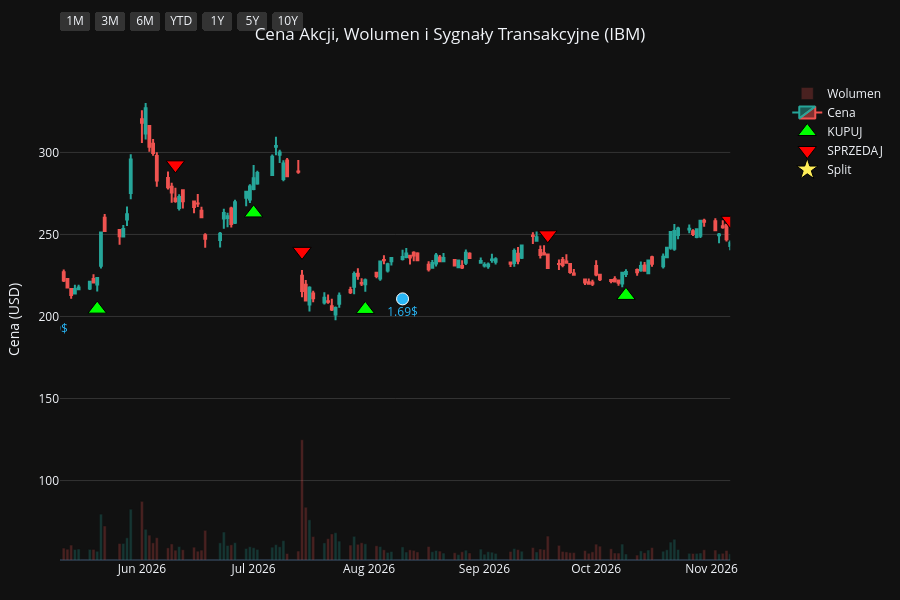
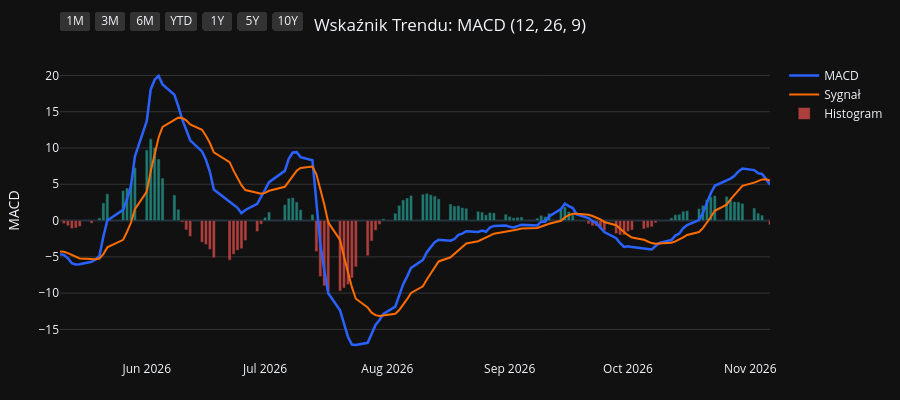
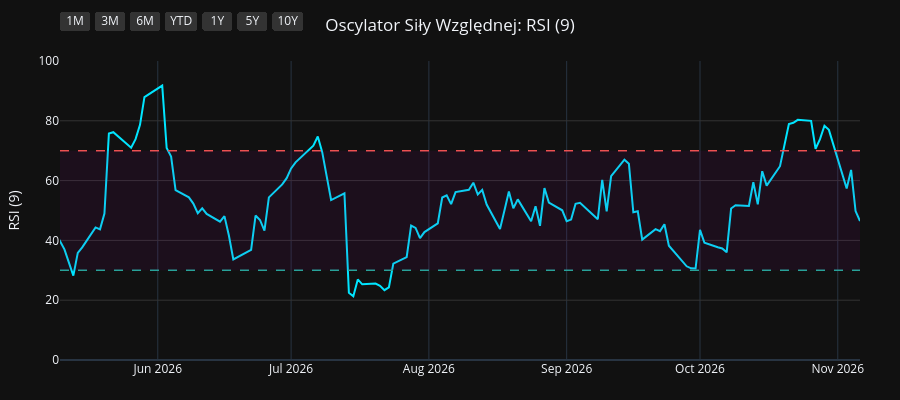
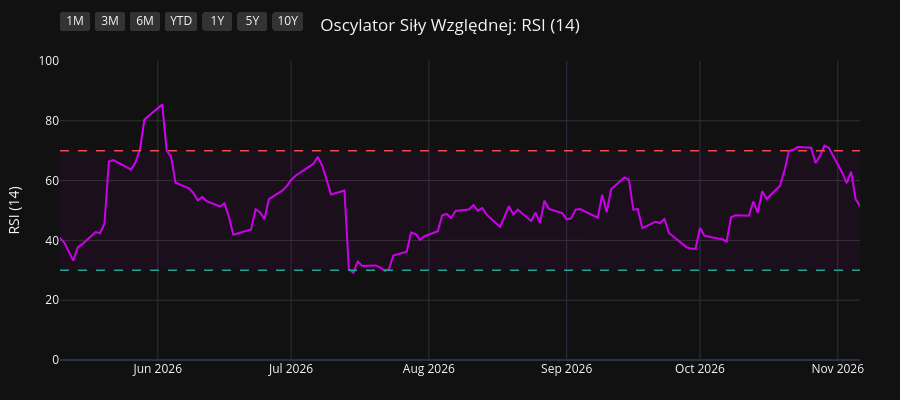

Here is the notebook cell these charts were saved with, in order:
### Code cell
import os
import yfinance as yf
import pandas as pd
import pandas_ta as ta
import plotly.graph_objects as go
from plotly.subplots import make_subplots

# 1. Pobranie i przygotowanie danych
symbol = os.environ.get("STOCK_TICKER", "").strip().upper()
if not symbol:
    raise RuntimeError("Set STOCK_TICKER before running price_extractor.ipynb")
df = yf.Ticker(symbol).history(period="10y")
df.index = df.index.tz_localize(None)

# Wskaźniki i sygnały
df.ta.macd(fast=12, slow=26, signal=9, append=True)
df.ta.rsi(length=9, append=True)
df.ta.rsi(length=14, append=True)
df.ta.rsi(length=21, append=True)
df.dropna(inplace=True)

macd = df['MACD_12_26_9']
signal = df['MACDs_12_26_9']
wczorajszy_macd = macd.shift(1)
wczorajszy_signal = signal.shift(1)

df['Decyzja'] = 'BRAK'
df.loc[(macd > signal) & (wczorajszy_macd <= wczorajszy_signal), 'Decyzja'] = 'KUPUJ'
df.loc[(macd < signal) & (wczorajszy_macd >= wczorajszy_signal), 'Decyzja'] = 'SPRZEDAJ'

df_kupuj = df[df['Decyzja'] == 'KUPUJ']
df_sprzedaj = df[df['Decyzja'] == 'SPRZEDAJ']
df_dywidendy = df[df['Dividends'] > 0]
df_splity = df[df['Stock Splits'] > 0]

# Wspólna konfiguracja osi X
konfiguracja_osi_x = dict(
    type="date",
    showspikes=True, spikemode="across", spikesnap="cursor", spikedash="dot", spikecolor="#ffffff", spikethickness=1, hoverformat="%Y-%m-%d",
    rangeselector=dict(
        buttons=list([
            dict(count=1, label="1M", step="month", stepmode="backward"),
            dict(count=3, label="3M", step="month", stepmode="backward"),
            dict(count=6, label="6M", step="month", stepmode="backward"),
            dict(count=1, label="YTD", step="year", stepmode="todate"),
            dict(count=1, label="1Y", step="year", stepmode="backward"),
            dict(count=5, label="5Y", step="year", stepmode="backward"),
            dict(step="all", label="10Y")
        ]),
        bgcolor="#333333", activecolor="#2962ff", x=0, y=1.1
    )
)

# ==========================================
# WYKRES 1: CENA + WOLUMEN + SYGNAŁY
# ==========================================
fig1 = make_subplots(specs=[[{"secondary_y": True}]])

kolory_wolumenu = ['#26a69a' if row['Close'] >= row['Open'] else '#ef5350' for index, row in df.iterrows()]
fig1.add_trace(go.Bar(x=df.index, y=df['Volume'], marker_color=kolory_wolumenu, opacity=0.25, name='Wolumen'), secondary_y=True)
fig1.add_trace(go.Candlestick(x=df.index, open=df['Open'], high=df['High'], low=df['Low'], close=df['Close'], name='Cena', increasing_line_color='#26a69a', decreasing_line_color='#ef5350'), secondary_y=False)
fig1.add_trace(go.Scatter(x=df_kupuj.index, y=df_kupuj['Low'] * 0.95, customdata=df_kupuj[['Low', 'High']], mode='markers', marker=dict(symbol='triangle-up', size=16, color='#00ff00', line=dict(width=1, color='black')), name='KUPUJ', hovertemplate='KUPUJ<br>Najniższa: %{customdata[0]:.2f}<br>Najwyższa: %{customdata[1]:.2f}<extra></extra>'), secondary_y=False)
fig1.add_trace(go.Scatter(x=df_sprzedaj.index, y=df_sprzedaj['High'] * 1.05, customdata=df_sprzedaj[['Low', 'High']], mode='markers', marker=dict(symbol='triangle-down', size=16, color='#ff0000', line=dict(width=1, color='black')), name='SPRZEDAJ', hovertemplate='SPRZEDAJ<br>Najniższa: %{customdata[0]:.2f}<br>Najwyższa: %{customdata[1]:.2f}<extra></extra>'), secondary_y=False)

if not df_dywidendy.empty:
    fig1.add_trace(go.Scatter(x=df_dywidendy.index, y=df_dywidendy['Low'] * 0.90, mode='markers+text', marker=dict(symbol='circle', size=12, color='#29b6f6', line=dict(width=1, color='white')), text=df_dywidendy['Dividends'].apply(lambda x: f"{x}$"), textposition="bottom center", name='Dywidenda', showlegend=False, hovertemplate='Dywidenda: %{text}<extra></extra>', textfont=dict(color="#29b6f6")), secondary_y=False)
if not df_splity.empty:
                    fig1.add_trace(go.Scatter(x=df_splity.index, y=df_splity['High'], mode='markers+text', marker=dict(symbol='star', size=16, color='#ffee58', line=dict(width=1, color='black')), text=df_splity['Stock Splits'].apply(lambda x: f"{x:g}:1" if x >= 1 else f"1:{1 / x:g}"), textposition="top center", name='Split', hovertemplate='%{text}<extra></extra>', textfont=dict(color="#ffee58")), secondary_y=False)

fig1.update_layout(title=dict(text=f"Cena Akcji, Wolumen i Sygnały Transakcyjne ({symbol})", x=0.5, xanchor='center'), dragmode='pan', xaxis_rangeslider_visible=False, template='plotly_dark', height=600, hovermode='x unified', margin=dict(l=60, r=40, t=60, b=40))
fig1.update_xaxes(**konfiguracja_osi_x)
fig1.update_xaxes(range=[df.index.max() - pd.Timedelta(days=180), df.index.max()])
fig1.update_yaxes(title_text="Cena (USD)", secondary_y=False, gridcolor='#333333')
fig1.update_yaxes(range=[0, df['Volume'].max() * 4], showgrid=False, showticklabels=False, secondary_y=True)
fig1.show(config={'scrollZoom': True})

# ==========================================
# WYKRES 2: WSKAŹNIK MACD
# ==========================================
fig2 = go.Figure()
fig2.add_trace(go.Scatter(x=df.index, y=df['MACD_12_26_9'], line=dict(color='#2962ff', width=2.5), name='MACD'))
fig2.add_trace(go.Scatter(x=df.index, y=df['MACDs_12_26_9'], line=dict(color='#ff6d00', width=2), name='Sygnał'))
kolory_macd = ['#26a69a' if val >= 0 else '#ef5350' for val in df['MACDh_12_26_9']]
fig2.add_trace(go.Bar(x=df.index, y=df['MACDh_12_26_9'], marker_color=kolory_macd, name='Histogram', opacity=0.7))
fig2.update_layout(title=dict(text="Wskaźnik Trendu: MACD (12, 26, 9)", x=0.5, xanchor='center'), dragmode='pan', xaxis_rangeslider_visible=False, template='plotly_dark', height=400, hovermode='x unified', margin=dict(l=60, r=40, t=60, b=40))
fig2.update_xaxes(**konfiguracja_osi_x)
fig2.update_xaxes(range=[df.index.max() - pd.Timedelta(days=180), df.index.max()])
fig2.update_yaxes(title_text="MACD", gridcolor='#333333')
fig2.show(config={'scrollZoom': True})

# ==========================================
# WYKRES 3: OSCYLATOR RSI (9)
# ==========================================
fig3 = go.Figure()
fig3.add_trace(go.Scatter(x=df.index, y=df['RSI_9'], line=dict(color='#00e5ff', width=2), name='RSI (9)'))
fig3.add_hline(y=70, line_dash="dash", line_color="#ef5350", line_width=1.5)
fig3.add_hline(y=30, line_dash="dash", line_color="#26a69a", line_width=1.5)
fig3.add_hrect(y0=30, y1=70, line_width=0, fillcolor="purple", opacity=0.1)
fig3.update_layout(title=dict(text="Oscylator Siły Względnej: RSI (9)", x=0.5, xanchor='center'), dragmode='pan', xaxis_rangeslider_visible=False, template='plotly_dark', height=400, hovermode='x unified', margin=dict(l=60, r=40, t=60, b=40))
fig3.update_xaxes(**konfiguracja_osi_x)
fig3.update_xaxes(range=[df.index.max() - pd.Timedelta(days=180), df.index.max()])
fig3.update_yaxes(title_text="RSI (9)", range=[0, 100], gridcolor='#333333')
fig3.show(config={'scrollZoom': True})

# ==========================================
# WYKRES 4: OSCYLATOR RSI (14)
# ==========================================
fig4 = go.Figure()
fig4.add_trace(go.Scatter(x=df.index, y=df['RSI_14'], line=dict(color='#d500f9', width=2), name='RSI (14)'))
fig4.add_hline(y=70, line_dash="dash", line_color="#ef5350", line_width=1.5)
fig4.add_hline(y=30, line_dash="dash", line_color="#26a69a", line_width=1.5)
fig4.add_hrect(y0=30, y1=70, line_width=0, fillcolor="purple", opacity=0.1)
fig4.update_layout(title=dict(text="Oscylator Siły Względnej: RSI (14)", x=0.5, xanchor='center'), dragmode='pan', xaxis_rangeslider_visible=False, template='plotly_dark', height=400, hovermode='x unified', margin=dict(l=60, r=40, t=60, b=40))
fig4.update_xaxes(**konfiguracja_osi_x)
fig4.update_xaxes(range=[df.index.max() - pd.Timedelta(days=180), df.index.max()])
fig4.update_yaxes(title_text="RSI (14)", range=[0, 100], gridcolor='#333333')
fig4.show(config={'scrollZoom': True})

# ==========================================
# WYKRES 5: OSCYLATOR RSI (21)
# ==========================================
fig5 = go.Figure()
fig5.add_trace(go.Scatter(x=df.index, y=df['RSI_21'], line=dict(color='#64dd17', width=2), name='RSI (21)'))
fig5.add_hline(y=70, line_dash="dash", line_color="#ef5350", line_width=1.5)
fig5.add_hline(y=30, line_dash="dash", line_color="#26a69a", line_width=1.5)
fig5.add_hrect(y0=30, y1=70, line_width=0, fillcolor="purple", opacity=0.1)
fig5.update_layout(title=dict(text="Oscylator Siły Względnej: RSI (21)", x=0.5, xanchor='center'), dragmode='pan', xaxis_rangeslider_visible=False, template='plotly_dark', height=400, hovermode='x unified', margin=dict(l=60, r=40, t=60, b=40))
fig5.update_xaxes(**konfiguracja_osi_x)
fig5.update_xaxes(range=[df.index.max() - pd.Timedelta(days=180), df.index.max()])
fig5.update_yaxes(title_text="RSI (21)", range=[0, 100], gridcolor='#333333')
fig5.show(config={'scrollZoom': True})

### Figure 1 — Plotly figure (JSON) as saved in the notebook; plotly's stock layout.template omitted (floating-point values rounded to 4 significant figures; data arrays with more than 128 entries replaced by an {"elided": "..."} marker saying what was removed)
{"data": [{"marker": {"color": {"elided": "2481 str values"}}, "name": "Wolumen", "opacity": 0.25, "type": "bar", "x": {"elided": "2481 str values"}, "xaxis": "x", "y": {"elided": "2481 int values"}, "yaxis": "y2"}, {"close": {"elided": "2481 float values"}, "decreasing": {"line": {"color": "#ef5350"}}, "high": {"elided": "2481 float values"}, "increasing": {"line": {"color": "#26a69a"}}, "low": {"elided": "2481 float values"}, "name": "Cena", "open": {"elided": "2481 float values"}, "type": "candlestick", "x": {"elided": "2481 str values"}, "xaxis": "x", "yaxis": "y"}, {"customdata": {"elided": "86x2 float values"}, "hovertemplate": "KUPUJ<br>Najniższa: %{customdata[0]:.2f}<br>Najwyższa: %{customdata[1]:.2f}<extra></extra>", "marker": {"color": "#00ff00", "line": {"color": "black", "width": 1}, "size": 16, "symbol": "triangle-up"}, "mode": "markers", "name": "KUPUJ", "type": "scatter", "x": ["2017-01-23T00:00:00", "2017-05-16T00:00:00", "2017-07-14T00:00:00", "2017-07-18T00:00:00", "2017-08-14T00:00:00", "2017-10-18T00:00:00", "2017-11-24T00:00:00", "2018-01-03T00:00:00", "2018-01-26T00:00:00", "2018-02-23T00:00:00", "2018-04-10T00:00:00", "2018-05-10T00:00:00", "2018-06-04T00:00:00", "2018-07-06T00:00:00", "2018-08-07T00:00:00", "2018-08-17T00:00:00", "2018-09-13T00:00:00", "2018-11-07T00:00:00", "2019-01-02T00:00:00", "2019-04-01T00:00:00", "2019-04-12T00:00:00", "2019-04-16T00:00:00", "2019-05-22T00:00:00", "2019-06-06T00:00:00", "2019-08-30T00:00:00", "2019-11-04T00:00:00", "2019-11-25T00:00:00", "2019-12-10T00:00:00", "2020-01-02T00:00:00", "2020-01-08T00:00:00", "2020-01-31T00:00:00", "2020-03-26T00:00:00", "2020-05-08T00:00:00", "2020-05-27T00:00:00", "2020-07-14T00:00:00", "2020-08-06T00:00:00", "2020-09-02T00:00:00", "2020-09-17T00:00:00", "2020-10-01T00:00:00", "2020-11-06T00:00:00", "2021-01-06T00:00:00", "2021-02-09T00:00:00", "2021-04-21T00:00:00", "2021-06-08T00:00:00", "2021-07-23T00:00:00", "2021-09-24T00:00:00", "2021-11-08T00:00:00", "2021-11-23T00:00:00", "2022-02-02T00:00:00", "2022-03-07T00:00:00", "2022-04-20T00:00:00", "2022-05-04T00:00:00", "2022-05-17T00:00:00", "2022-05-26T00:00:00", "2022-06-24T00:00:00", "2022-08-03T00:00:00", "2022-10-05T00:00:00", "2022-10-14T00:00:00", "2023-01-10T00:00:00", "2023-02-10T00:00:00", "2023-03-21T00:00:00", "2023-05-15T00:00:00", "2023-07-19T00:00:00", "2023-08-28T00:00:00", "2023-10-26T00:00:00", "2024-01-16T00:00:00", "2024-03-05T00:00:00", "2024-05-10T00:00:00", "2024-08-15T00:00:00", "2024-10-08T00:00:00", "2024-11-20T00:00:00", "2025-01-17T00:00:00", "2025-04-16T00:00:00", "2025-06-06T00:00:00", "2025-08-20T00:00:00", "2025-10-24T00:00:00", "2025-11-11T00:00:00", "2025-12-08T00:00:00", "2026-01-12T00:00:00", "2026-01-29T00:00:00", "2026-03-04T00:00:00", "2026-04-13T00:00:00", "2026-05-20T00:00:00", "2026-07-01T00:00:00", "2026-07-31T00:00:00", "2026-10-09T00:00:00"], "xaxis": "x", "y": [102.7, 93.28, 94.35, 93.49, 88.22, 97.55, 95.0, 98.14, 104.1, 97.67, 98.1, 91.66, 91.13, 90.48, 93.81, 93.74, 95.32, 79.26, 73.28, 93.93, 95.39, 95.6, 91.15, 87.92, 91.31, 92.58, 92.38, 91.84, 92.67, 92.08, 96.81, 73.35, 85.24, 86.94, 83.03, 88.01, 88.15, 87.0, 85.86, 80.88, 91.7, 88.77, 101.0, 109.8, 104.1, 102.6, 96.92, 92.26, 107.5, 101.1, 107.3, 106.3, 110.5, 109.6, 113.3, 106.9, 102.4, 98.83, 119.2, 112.8, 106.1, 104.8, 115.8, 125.8, 122.6, 144.8, 168.4, 148.5, 174.0, 204.4, 190.4, 203.0, 215.5, 246.1, 222.5, 261.3, 287.2, 286.7, 279.3, 282.5, 229.4, 217.0, 204.5, 263.1, 204.3, 212.8], "yaxis": "y"}, {"customdata": {"elided": "86x2 float values"}, "hovertemplate": "SPRZEDAJ<br>Najniższa: %{customdata[0]:.2f}<br>Najwyższa: %{customdata[1]:.2f}<extra></extra>", "marker": {"color": "#ff0000", "line": {"color": "black", "width": 1}, "size": 16, "symbol": "triangle-down"}, "mode": "markers", "name": "SPRZEDAJ", "type": "scatter", "x": ["2017-02-24T00:00:00", "2017-07-06T00:00:00", "2017-07-17T00:00:00", "2017-07-19T00:00:00", "2017-10-16T00:00:00", "2017-10-30T00:00:00", "2017-12-14T00:00:00", "2018-01-25T00:00:00", "2018-01-29T00:00:00", "2018-03-21T00:00:00", "2018-04-19T00:00:00", "2018-06-01T00:00:00", "2018-06-20T00:00:00", "2018-07-31T00:00:00", "2018-08-13T00:00:00", "2018-09-04T00:00:00", "2018-10-05T00:00:00", "2018-12-17T00:00:00", "2019-02-20T00:00:00", "2019-04-09T00:00:00", "2019-04-15T00:00:00", "2019-04-17T00:00:00", "2019-05-23T00:00:00", "2019-08-01T00:00:00", "2019-10-02T00:00:00", "2019-11-20T00:00:00", "2019-12-02T00:00:00", "2019-12-31T00:00:00", "2020-01-07T00:00:00", "2020-01-30T00:00:00", "2020-02-19T00:00:00", "2020-05-07T00:00:00", "2020-05-11T00:00:00", "2020-06-11T00:00:00", "2020-07-31T00:00:00", "2020-08-17T00:00:00", "2020-09-03T00:00:00", "2020-09-21T00:00:00", "2020-10-20T00:00:00", "2020-12-14T00:00:00", "2021-01-22T00:00:00", "2021-04-08T00:00:00", "2021-05-12T00:00:00", "2021-06-16T00:00:00", "2021-08-19T00:00:00", "2021-10-21T00:00:00", "2021-11-19T00:00:00", "2022-01-11T00:00:00", "2022-02-10T00:00:00", "2022-04-07T00:00:00", "2022-05-03T00:00:00", "2022-05-10T00:00:00", "2022-05-18T00:00:00", "2022-06-10T00:00:00", "2022-07-05T00:00:00", "2022-08-26T00:00:00", "2022-10-07T00:00:00", "2022-11-29T00:00:00", "2023-01-19T00:00:00", "2023-02-22T00:00:00", "2023-04-17T00:00:00", "2023-06-21T00:00:00", "2023-08-11T00:00:00", "2023-09-12T00:00:00", "2023-12-15T00:00:00", "2024-02-07T00:00:00", "2024-03-15T00:00:00", "2024-08-05T00:00:00", "2024-10-01T00:00:00", "2024-10-17T00:00:00", "2024-12-16T00:00:00", "2025-02-24T00:00:00", "2025-05-28T00:00:00", "2025-07-02T00:00:00", "2025-10-10T00:00:00", "2025-11-07T00:00:00", "2025-11-13T00:00:00", "2025-12-16T00:00:00", "2026-01-20T00:00:00", "2026-02-04T00:00:00", "2026-04-10T00:00:00", "2026-04-24T00:00:00", "2026-06-10T00:00:00", "2026-07-14T00:00:00", "2026-09-18T00:00:00", "2026-11-06T00:00:00"], "xaxis": "x", "y": [122.2, 104.6, 104.6, 102.1, 101.4, 106.2, 107.6, 115.7, 116.8, 110.8, 104.5, 101.2, 102.4, 103.3, 103.3, 104.7, 108.7, 86.87, 102.2, 104.9, 106.0, 104.2, 100.3, 113.4, 106.9, 102.2, 102.2, 101.9, 102.6, 104.1, 116.6, 95.92, 96.07, 98.13, 95.71, 99.02, 102.5, 95.16, 94.73, 101.0, 96.54, 109.9, 118.1, 122.7, 115.6, 110.9, 102.4, 117.1, 121.4, 114.9, 118.8, 121.9, 123.9, 124.0, 126.0, 122.3, 111.0, 135.7, 131.2, 123.2, 120.2, 128.1, 137.3, 141.7, 158.9, 178.2, 188.6, 182.8, 220.1, 232.0, 231.8, 266.4, 269.4, 295.0, 297.2, 317.3, 323.7, 316.3, 310.4, 299.9, 247.6, 240.9, 292.4, 239.7, 249.8, 258.7], "yaxis": "y"}, {"hovertemplate": "Dywidenda: %{text}<extra></extra>", "marker": {"color": "#29b6f6", "line": {"color": "white", "width": 1}, "size": 12, "symbol": "circle"}, "mode": "markers+text", "name": "Dywidenda", "showlegend": false, "text": ["1.338432$", "1.434034$", "1.434034$", "1.434034$", "1.434034$", "1.500956$", "1.500956$", "1.500956$", "1.500956$", "1.548757$", "1.548757$", "1.548757$", "1.548757$", "1.558317$", "1.558317$", "1.558317$", "1.558317$", "1.567878$", "1.567878$", "1.64$", "1.64$", "1.65$", "1.65$", "1.65$", "1.65$", "1.66$", "1.66$", "1.66$", "1.66$", "1.67$", "1.67$", "1.67$", "1.67$", "1.68$", "1.68$", "1.68$", "1.68$", "1.69$", "1.69$"], "textfont": {"color": "#29b6f6"}, "textposition": "bottom center", "type": "scatter", "x": ["2017-02-08T00:00:00", "2017-05-08T00:00:00", "2017-08-08T00:00:00", "2017-11-09T00:00:00", "2018-02-08T00:00:00", "2018-05-09T00:00:00", "2018-08-09T00:00:00", "2018-11-08T00:00:00", "2019-02-07T00:00:00", "2019-05-09T00:00:00", "2019-08-08T00:00:00", "2019-11-07T00:00:00", "2020-02-07T00:00:00", "2020-05-07T00:00:00", "2020-08-07T00:00:00", "2020-11-09T00:00:00", "2021-02-09T00:00:00", "2021-05-07T00:00:00", "2021-08-09T00:00:00", "2021-11-09T00:00:00", "2022-02-10T00:00:00", "2022-05-09T00:00:00", "2022-08-09T00:00:00", "2022-11-09T00:00:00", "2023-02-09T00:00:00", "2023-05-09T00:00:00", "2023-08-09T00:00:00", "2023-11-09T00:00:00", "2024-02-08T00:00:00", "2024-05-09T00:00:00", "2024-08-09T00:00:00", "2024-11-12T00:00:00", "2025-02-10T00:00:00", "2025-05-09T00:00:00", "2025-08-08T00:00:00", "2025-11-10T00:00:00", "2026-02-10T00:00:00", "2026-05-08T00:00:00", "2026-08-10T00:00:00"], "xaxis": "x", "y": [101.5, 88.68, 83.61, 89.12, 88.58, 85.79, 88.83, 76.23, 83.08, 84.65, 88.69, 89.62, 100.7, 80.61, 83.26, 79.03, 84.1, 101.6, 100.2, 90.58, 101.5, 102.9, 100.9, 108.3, 106.7, 97.88, 116.8, 120.6, 152.0, 140.3, 161.3, 179.8, 213.7, 215.8, 212.0, 268.3, 257.5, 200.9, 210.7], "yaxis": "y"}, {"hovertemplate": "%{text}<extra></extra>", "marker": {"color": "#ffee58", "line": {"color": "black", "width": 1}, "size": 16, "symbol": "star"}, "mode": "markers+text", "name": "Split", "text": ["1.046:1"], "textfont": {"color": "#ffee58"}, "textposition": "top center", "type": "scatter", "x": ["2021-11-04T00:00:00"], "xaxis": "x", "y": [101.9], "yaxis": "y"}], "layout": {"dragmode": "pan", "height": 600, "hovermode": "x unified", "margin": {"b": 40, "l": 60, "r": 40, "t": 60}, "title": {"text": "Cena Akcji, Wolumen i Sygnały Transakcyjne (IBM)", "x": 0.5, "xanchor": "center"}, "xaxis": {"anchor": "y", "domain": [0.0, 0.94], "hoverformat": "%Y-%m-%d", "range": ["2026-05-10T00:00:00", "2026-11-06T00:00:00"], "rangeselector": {"activecolor": "#2962ff", "bgcolor": "#333333", "buttons": [{"count": 1, "label": "1M", "step": "month", "stepmode": "backward"}, {"count": 3, "label": "3M", "step": "month", "stepmode": "backward"}, {"count": 6, "label": "6M", "step": "month", "stepmode": "backward"}, {"count": 1, "label": "YTD", "step": "year", "stepmode": "todate"}, {"count": 1, "label": "1Y", "step": "year", "stepmode": "backward"}, {"count": 5, "label": "5Y", "step": "year", "stepmode": "backward"}, {"label": "10Y", "step": "all"}], "x": 0, "y": 1.1}, "rangeslider": {"visible": false}, "showspikes": true, "spikecolor": "#ffffff", "spikedash": "dot", "spikemode": "across", "spikesnap": "cursor", "spikethickness": 1, "type": "date"}, "yaxis": {"anchor": "x", "domain": [0.0, 1.0], "gridcolor": "#333333", "title": {"text": "Cena (USD)"}}, "yaxis2": {"anchor": "x", "overlaying": "y", "range": [0, 269763600], "showgrid": false, "showticklabels": false, "side": "right"}}}

### Figure 2 — Plotly figure (JSON) as saved in the notebook; plotly's stock layout.template omitted (floating-point values rounded to 4 significant figures; data arrays with more than 128 entries replaced by an {"elided": "..."} marker saying what was removed)
{"data": [{"line": {"color": "#2962ff", "width": 2.5}, "name": "MACD", "type": "scatter", "x": {"elided": "2481 str values"}, "y": {"elided": "2481 float values"}}, {"line": {"color": "#ff6d00", "width": 2}, "name": "Sygnał", "type": "scatter", "x": {"elided": "2481 str values"}, "y": {"elided": "2481 float values"}}, {"marker": {"color": {"elided": "2481 str values"}}, "name": "Histogram", "opacity": 0.7, "type": "bar", "x": {"elided": "2481 str values"}, "y": {"elided": "2481 float values"}}], "layout": {"dragmode": "pan", "height": 400, "hovermode": "x unified", "margin": {"b": 40, "l": 60, "r": 40, "t": 60}, "title": {"text": "Wskaźnik Trendu: MACD (12, 26, 9)", "x": 0.5, "xanchor": "center"}, "xaxis": {"hoverformat": "%Y-%m-%d", "range": ["2026-05-10T00:00:00", "2026-11-06T00:00:00"], "rangeselector": {"activecolor": "#2962ff", "bgcolor": "#333333", "buttons": [{"count": 1, "label": "1M", "step": "month", "stepmode": "backward"}, {"count": 3, "label": "3M", "step": "month", "stepmode": "backward"}, {"count": 6, "label": "6M", "step": "month", "stepmode": "backward"}, {"count": 1, "label": "YTD", "step": "year", "stepmode": "todate"}, {"count": 1, "label": "1Y", "step": "year", "stepmode": "backward"}, {"count": 5, "label": "5Y", "step": "year", "stepmode": "backward"}, {"label": "10Y", "step": "all"}], "x": 0, "y": 1.1}, "rangeslider": {"visible": false}, "showspikes": true, "spikecolor": "#ffffff", "spikedash": "dot", "spikemode": "across", "spikesnap": "cursor", "spikethickness": 1, "type": "date"}, "yaxis": {"gridcolor": "#333333", "title": {"text": "MACD"}}}}

### Figure 3 — Plotly figure (JSON) as saved in the notebook; plotly's stock layout.template omitted (floating-point values rounded to 4 significant figures; data arrays with more than 128 entries replaced by an {"elided": "..."} marker saying what was removed)
{"data": [{"line": {"color": "#00e5ff", "width": 2}, "name": "RSI (9)", "type": "scatter", "x": {"elided": "2481 str values"}, "y": {"elided": "2481 float values"}}], "layout": {"dragmode": "pan", "height": 400, "hovermode": "x unified", "margin": {"b": 40, "l": 60, "r": 40, "t": 60}, "shapes": [{"line": {"color": "#ef5350", "dash": "dash", "width": 1.5}, "type": "line", "x0": 0, "x1": 1, "xref": "x domain", "y0": 70, "y1": 70, "yref": "y"}, {"line": {"color": "#26a69a", "dash": "dash", "width": 1.5}, "type": "line", "x0": 0, "x1": 1, "xref": "x domain", "y0": 30, "y1": 30, "yref": "y"}, {"fillcolor": "purple", "line": {"width": 0}, "opacity": 0.1, "type": "rect", "x0": 0, "x1": 1, "xref": "x domain", "y0": 30, "y1": 70, "yref": "y"}], "title": {"text": "Oscylator Siły Względnej: RSI (9)", "x": 0.5, "xanchor": "center"}, "xaxis": {"hoverformat": "%Y-%m-%d", "range": ["2026-05-10T00:00:00", "2026-11-06T00:00:00"], "rangeselector": {"activecolor": "#2962ff", "bgcolor": "#333333", "buttons": [{"count": 1, "label": "1M", "step": "month", "stepmode": "backward"}, {"count": 3, "label": "3M", "step": "month", "stepmode": "backward"}, {"count": 6, "label": "6M", "step": "month", "stepmode": "backward"}, {"count": 1, "label": "YTD", "step": "year", "stepmode": "todate"}, {"count": 1, "label": "1Y", "step": "year", "stepmode": "backward"}, {"count": 5, "label": "5Y", "step": "year", "stepmode": "backward"}, {"label": "10Y", "step": "all"}], "x": 0, "y": 1.1}, "rangeslider": {"visible": false}, "showspikes": true, "spikecolor": "#ffffff", "spikedash": "dot", "spikemode": "across", "spikesnap": "cursor", "spikethickness": 1, "type": "date"}, "yaxis": {"gridcolor": "#333333", "range": [0, 100], "title": {"text": "RSI (9)"}}}}

### Figure 4 — Plotly figure (JSON) as saved in the notebook; plotly's stock layout.template omitted (floating-point values rounded to 4 significant figures; data arrays with more than 128 entries replaced by an {"elided": "..."} marker saying what was removed)
{"data": [{"line": {"color": "#d500f9", "width": 2}, "name": "RSI (14)", "type": "scatter", "x": {"elided": "2481 str values"}, "y": {"elided": "2481 float values"}}], "layout": {"dragmode": "pan", "height": 400, "hovermode": "x unified", "margin": {"b": 40, "l": 60, "r": 40, "t": 60}, "shapes": [{"line": {"color": "#ef5350", "dash": "dash", "width": 1.5}, "type": "line", "x0": 0, "x1": 1, "xref": "x domain", "y0": 70, "y1": 70, "yref": "y"}, {"line": {"color": "#26a69a", "dash": "dash", "width": 1.5}, "type": "line", "x0": 0, "x1": 1, "xref": "x domain", "y0": 30, "y1": 30, "yref": "y"}, {"fillcolor": "purple", "line": {"width": 0}, "opacity": 0.1, "type": "rect", "x0": 0, "x1": 1, "xref": "x domain", "y0": 30, "y1": 70, "yref": "y"}], "title": {"text": "Oscylator Siły Względnej: RSI (14)", "x": 0.5, "xanchor": "center"}, "xaxis": {"hoverformat": "%Y-%m-%d", "range": ["2026-05-10T00:00:00", "2026-11-06T00:00:00"], "rangeselector": {"activecolor": "#2962ff", "bgcolor": "#333333", "buttons": [{"count": 1, "label": "1M", "step": "month", "stepmode": "backward"}, {"count": 3, "label": "3M", "step": "month", "stepmode": "backward"}, {"count": 6, "label": "6M", "step": "month", "stepmode": "backward"}, {"count": 1, "label": "YTD", "step": "year", "stepmode": "todate"}, {"count": 1, "label": "1Y", "step": "year", "stepmode": "backward"}, {"count": 5, "label": "5Y", "step": "year", "stepmode": "backward"}, {"label": "10Y", "step": "all"}], "x": 0, "y": 1.1}, "rangeslider": {"visible": false}, "showspikes": true, "spikecolor": "#ffffff", "spikedash": "dot", "spikemode": "across", "spikesnap": "cursor", "spikethickness": 1, "type": "date"}, "yaxis": {"gridcolor": "#333333", "range": [0, 100], "title": {"text": "RSI (14)"}}}}
